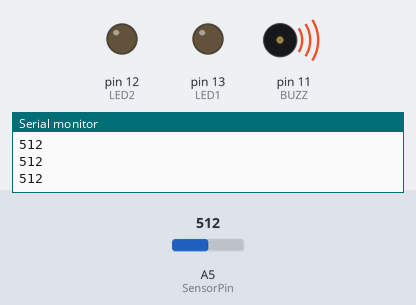
The sketch below on a simulated Arduino Uno, built with avr-gcc and run on an emulated ATmega328P. Parts: output pins drawn as LEDs (lit = HIGH), buzzer (waves = sounding, pin HIGH), the last lines printed to the serial monitor. The test bench sets the inputs (shaded band); at power-on: A5 (SensorPin) = 512.

Above: at 1.3 s.
1.4 s: A5 (SensorPin) set to 592
2.9 s: A5 (SensorPin) set to 617
At 3.8 s:
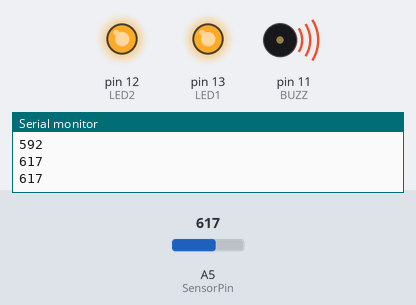
4.5 s: A5 (SensorPin) set to 390
At 5.0 s:
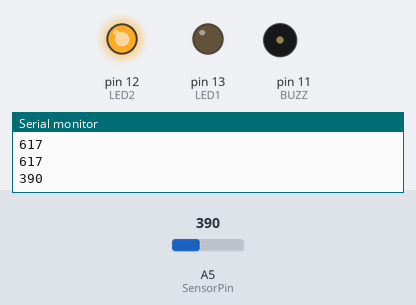
6.0 s: A5 (SensorPin) set to 217
7.5 s: A5 (SensorPin) set to 186
At 8.5 s:
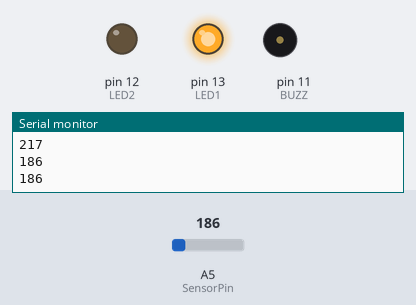
9.0 s: A5 (SensorPin) set to 210
At 9.7 s:
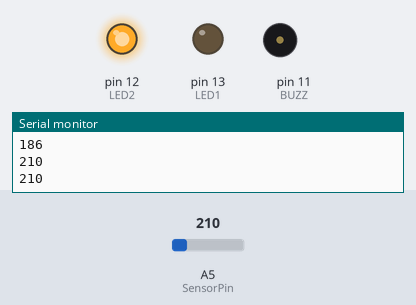
Timing chart, 0 to 11.5 s (numbered marks = the images above; inputs shaded):
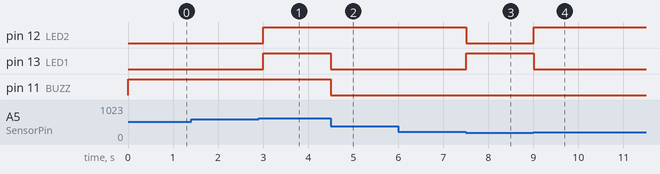

Measured:
- the behaviour switches between 600 and 601 on A5 (SensorPin) (found by bisection; images 0 and 1)
- the behaviour switches between 200 and 199 on A5 (SensorPin) (found by bisection; images 2 and 3)
- after the input at 2.9 s, pin 12 (LED2), pin 13 (LED1): LOW → HIGH after 0.10 s
- after the input at 4.5 s, pin 13 (LED1), pin 11 (BUZZ): HIGH → LOW at once
- after the input at 7.5 s, pin 12 (LED2): HIGH → LOW at once; pin 13 (LED1): LOW → HIGH at once
- after the input at 9.0 s, pin 12 (LED2): LOW → HIGH at once; pin 13 (LED1): HIGH → LOW at once

The sketch:

levelWarning_system.ino
```cpp
int LED1 = 13;
int LED2 = 12;
int BUZZ = 11;

int SensorValue;
int SensorPin = A5;

void setup() {
  Serial.begin(9600);
  pinMode(LED1, OUTPUT);
  pinMode(LED2, OUTPUT);
  pinMode(BUZZ, OUTPUT);
}

void loop() {
  SensorValue = analogRead(SensorPin);
  Serial.println(SensorValue);

  if (SensorValue < 200) {
    digitalWrite(LED1, HIGH);
    digitalWrite(LED2, LOW);
    digitalWrite(BUZZ, LOW);
  }

  else if (SensorValue < 400) {
    digitalWrite(LED1, LOW);
    digitalWrite(LED2, HIGH);
    digitalWrite(BUZZ, LOW);
  }

 else if(SensorValue <=600){
    digitalWrite(LED1, LOW);
    digitalWrite(LED2, LOW);
    digitalWrite(BUZZ, HIGH);
 }

  else if (SensorValue <= 1023) {
    digitalWrite(LED1, HIGH);
    digitalWrite(LED2, HIGH);
    digitalWrite(BUZZ, HIGH);
  }

  delay(500);
}
```
